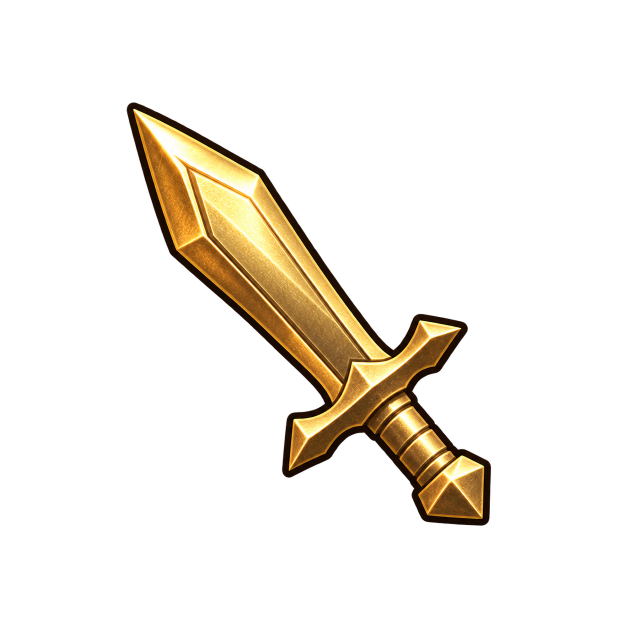
#> input picture docs/grafika/kursory/atak.png, 1254 x 1254 px (shown at 1/2 size); its folder holds only this picture in this run
$ python cursors.py
#> lines starting #> are read from the running program, lines starting #| are printed output that depends on the picture
"""Mouse cursors: docs/grafika/kursory/*.png -> public/assets/cursors/<name>.png (32 px) and <name>@2x.png (64 px).

The originals are 1254 px with a lot of empty margin. Each one is cropped to the drawing, centred on a
square, and scaled to the cursor size (32 px; the @2x copy for high-density screens). The script prints
the click point (hotspot) of each cursor at 32 px: the tip of the pointer, the sword and the arrows
(the opaque pixel nearest the top-left corner), the middle for the boot, the wing and the crossed-out shot.
Usage: python3 scripts/assets/cursors.py
"""
import os
from PIL import Image

ROOT = os.path.dirname(os.path.dirname(os.path.dirname(os.path.abspath(__file__))))
SRC = os.path.join(ROOT, 'docs/grafika/kursory')
OUT = os.path.join(ROOT, 'public/assets/cursors')
SIZE = 32
TIPPED = {'zwykly_kursor', 'atak', 'strzal'}

os.makedirs(OUT, exist_ok=True)
for name in sorted(n[:-4] for n in os.listdir(SRC) if n.endswith('.png')):
    im = Image.open(os.path.join(SRC, name + '.png')).convert('RGBA')
#> im is the input picture: PIL image 1254x1254 RGBA; mean R, G, B, A 20.9, 15.9, 7.9, 32.3
    im = im.crop(im.getchannel('A').getbbox())
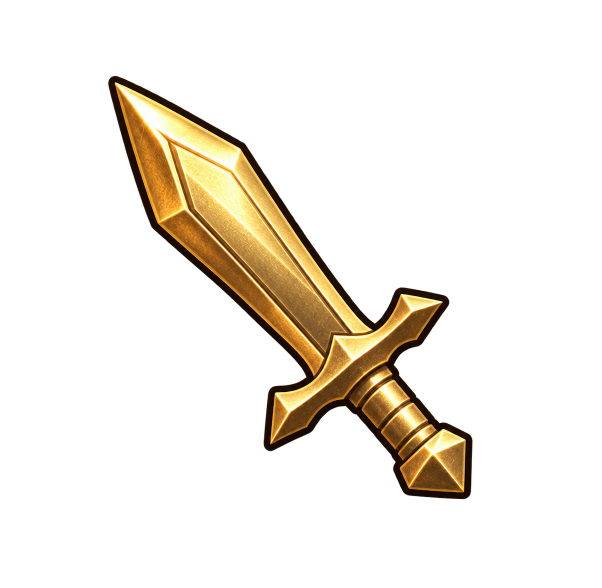
#> im: PIL image 1203x1175 RGBA (shown at 1/2 size); mean R, G, B, A 23.2, 17.7, 8.8, 36; transparent parts drawn white
    side = max(im.size)
#> side = 1203
    square = Image.new('RGBA', (side, side), (0, 0, 0, 0))
#> square: PIL image 1203x1203 RGBA; every value is 0
    ox, oy = (side - im.width) // 2, (side - im.height) // 2
#> ox = 0; oy = 14
    square.paste(im, (ox, oy))
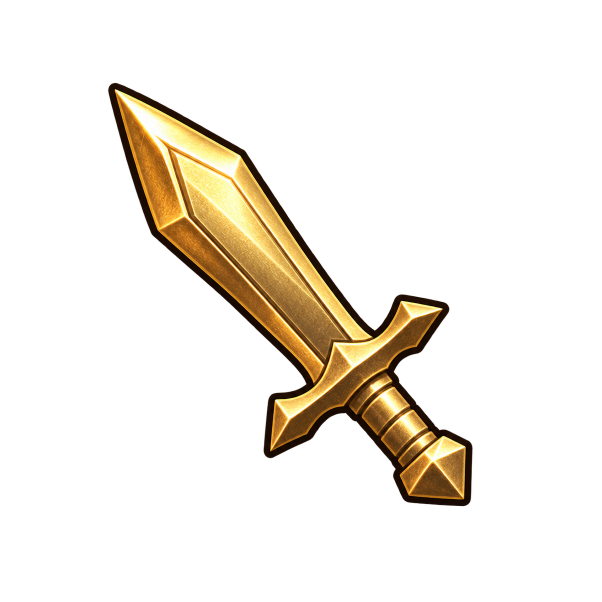
#> square: PIL image 1203x1203 RGBA (shown at 1/2 size); mean R, G, B, A 22.7, 17.3, 8.6, 35.1; transparent parts drawn white
    for scale, suffix in ((1, ''), (2, '@2x')):
        square.resize((SIZE * scale, SIZE * scale), Image.LANCZOS).save(os.path.join(OUT, f'{name}{suffix}.png'), optimize=True)
#> this loop made 2 passes
#> pass 1, `square.resize((SIZE * scale, SIZE * scale), Image.LANCZOS).save(os.pat..`:
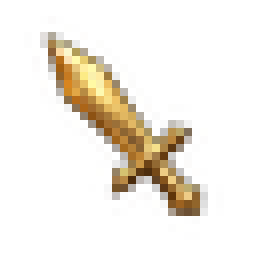
#> saved as atak.png: PIL image 32x32 RGBA (shown 8 times larger); mean R, G, B, A 30.9, 23.3, 10.4, 35.3; transparent parts drawn white
#> pass 2, `square.resize((SIZE * scale, SIZE * scale), Image.LANCZOS).save(os.pat..`:
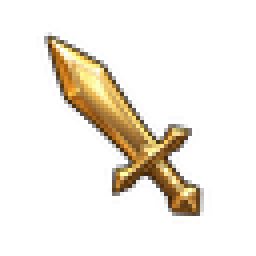
#> saved as atak@2x.png: PIL image 64x64 RGBA (shown 4 times larger); mean R, G, B, A 24.1, 18.5, 8.9, 35.2; transparent parts drawn white
    if name in TIPPED:
        alpha = square.getchannel('A').load()
        tip = min(((x, y) for y in range(0, side, 4) for x in range(0, side, 4) if alpha[x, y] > 128), key=lambda p: p[0] + p[1])
#> tip = (224, 168)
        hx, hy = round(tip[0] * SIZE / side), round(tip[1] * SIZE / side)
#> hx = 6; hy = 4
    else:
        hx, hy = SIZE // 2, SIZE // 2
    size = os.path.getsize(os.path.join(OUT, name + '.png'))
    print(f'{name}: hotspot {hx} {hy}, {size} B')
#| atak: hotspot 6 4, 1259 B

$ run again, on docs/grafika/kursory/zwykly_kursor.png
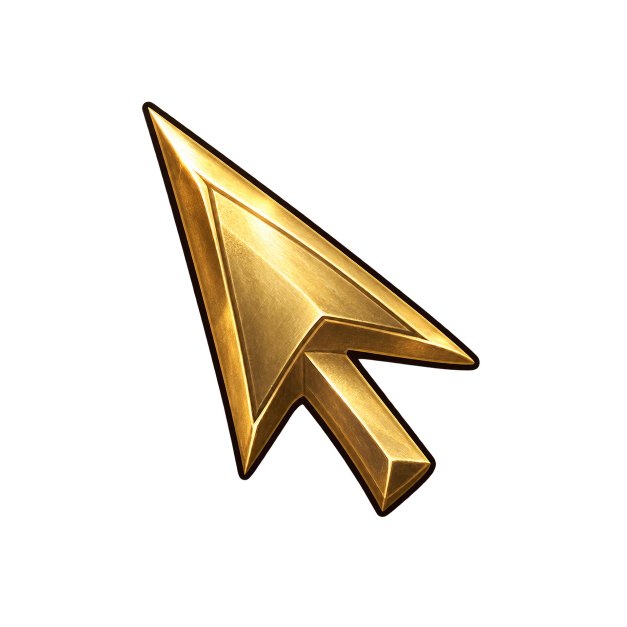
#> input picture docs/grafika/kursory/zwykly_kursor.png, 1254 x 1254 px (shown at 1/2 size)
#> im is the input picture: PIL image 1254x1254 RGBA; mean R, G, B, A 23.3, 17.9, 8.8, 36.3
#> `im = im.crop(im.getchannel('A').getbbox())`:
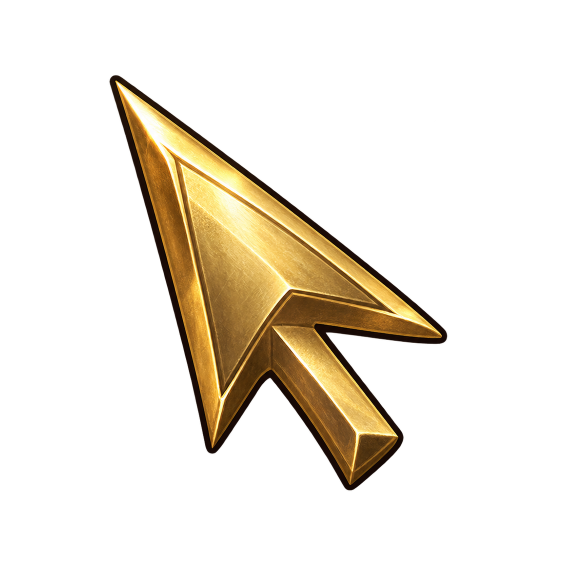
#> im: PIL image 1129x1131 RGBA (shown at 1/2 size); mean R, G, B, A 28.7, 22, 10.8, 44.7; transparent parts drawn white
#> the loop `for scale, suffix in ((1, ''), (2, '@2x')):` made 2 passes
#> pass 2, `square.resize((SIZE * scale, SIZE * scale), Image.LANCZOS).save(os.pat..`:
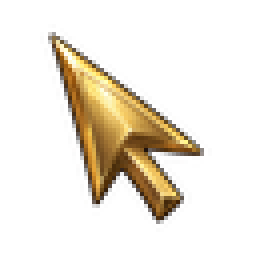
#> saved as zwykly_kursor@2x.png: PIL image 64x64 RGBA (shown 4 times larger); mean R, G, B, A 29.9, 22.9, 10.9, 44.7; transparent parts drawn white
#> tip = (228, 152)
#> hx = 6; hy = 4
#| zwykly_kursor: hotspot 6 4, 1417 B
